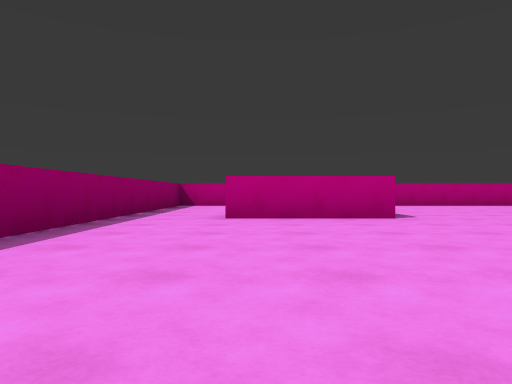
View 1 (above)

16 first-person views from a walk through a Unity game level. The camera is 0.62 m above the floor, looks level and sees 70° across. The floor is counted in squares, 2 m on a side. Each view is taken from the middle of a square. On the plan, view 1 faces up. The plan holds only what a view shows up to about 9 squares ahead; the rest is blank.

View 2
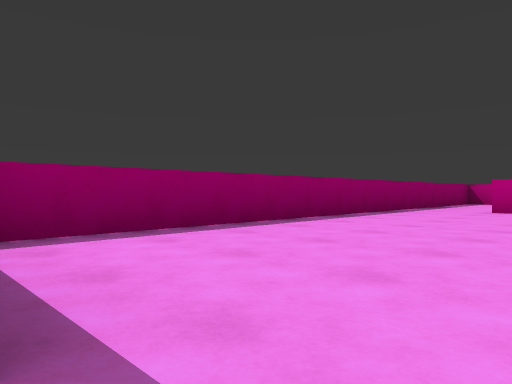

View 3
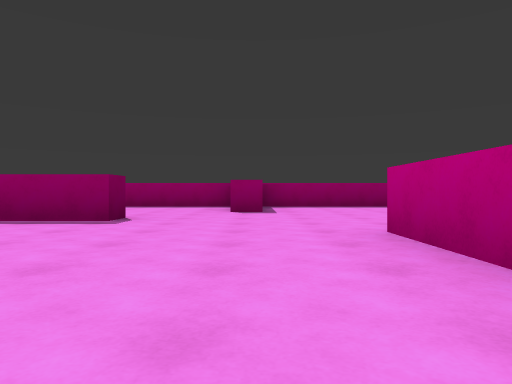

View 4
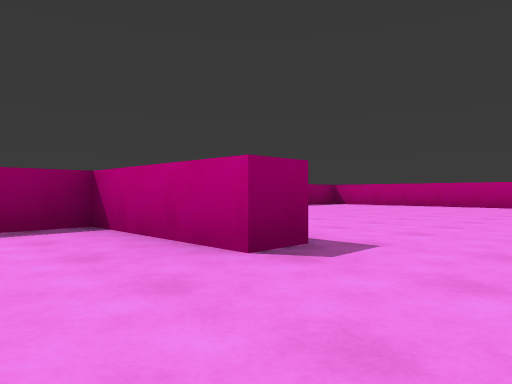

View 5
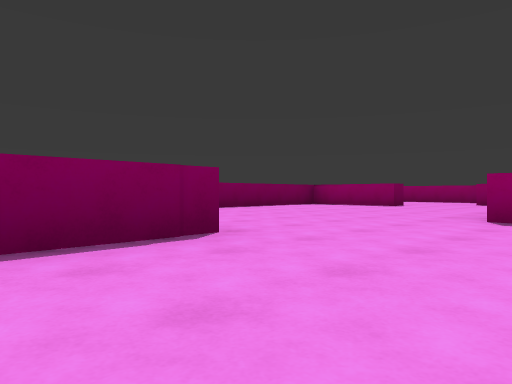

View 6
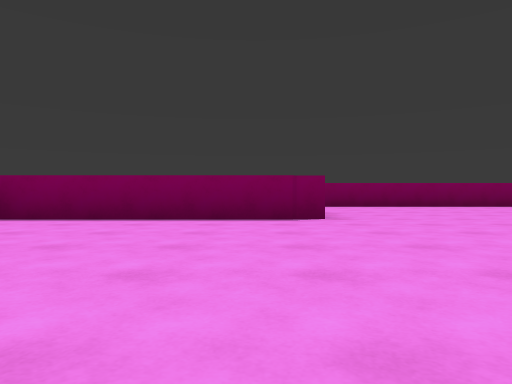

View 7
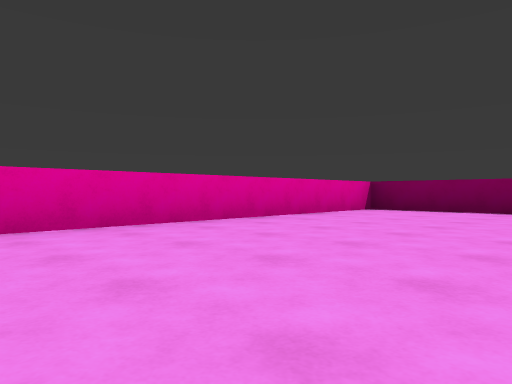

View 8
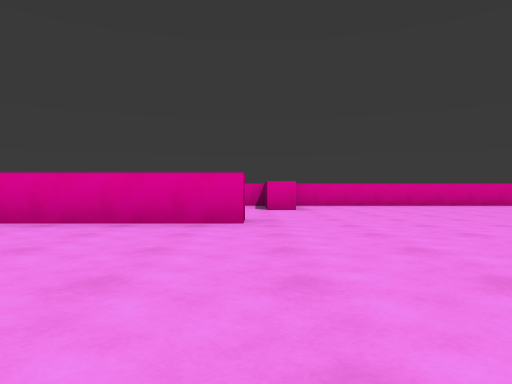

View 9
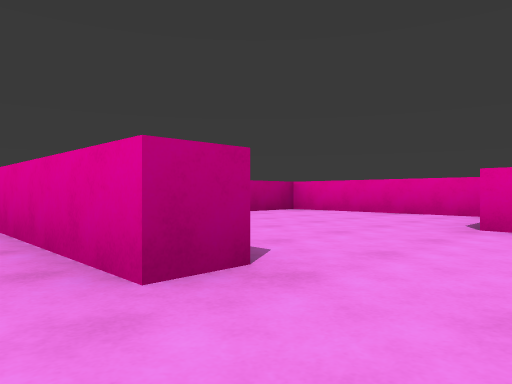

View 10
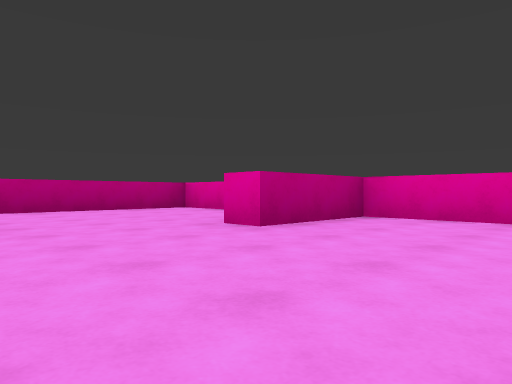

View 11
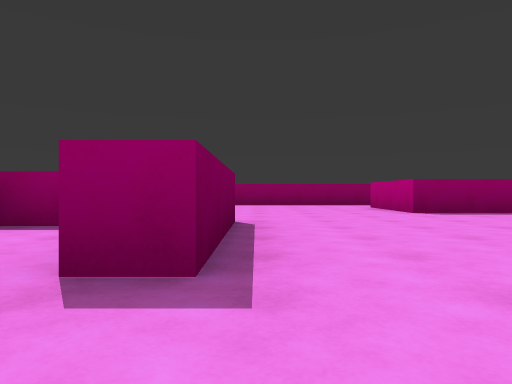

View 12
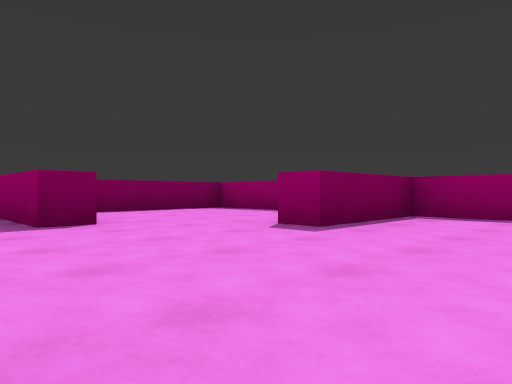

View 13
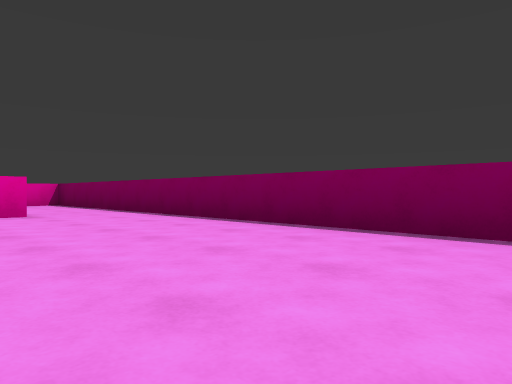

View 14
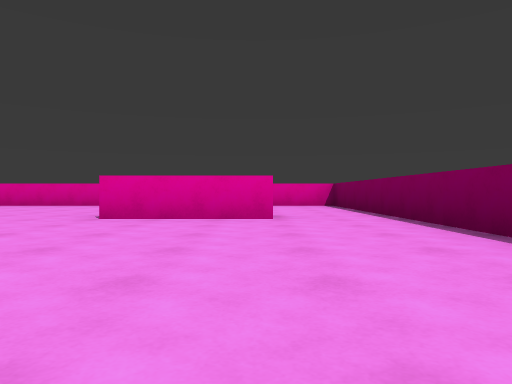

View 15
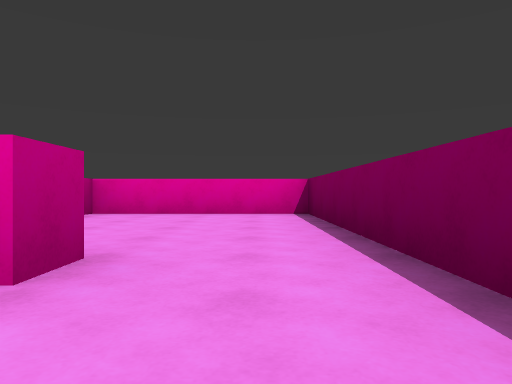

View 16
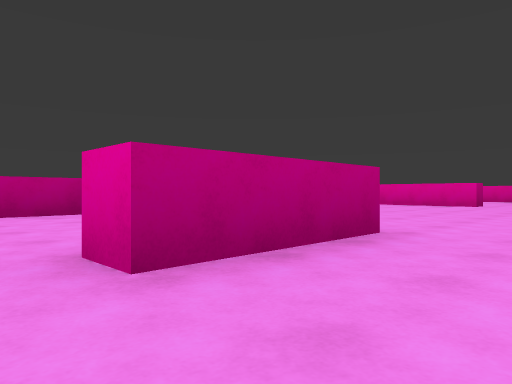

### Floor plan
Points are (right, up) in squares from view 1. A wall is a line through its corners. A room is listed if a view was taken in it or the views show most of it. See-through windows are left out.
Room 1 (views 1, 2, 12, 16)
walls: (1.5, -3.6) (2.1, -3.6); (-1.7, -2.5) (-1.7, -5.7) (0.8, -5.7); (1.6, 4.3) (-0.4, 4.3) (-0.4, 4.9); (-1.7, 5.5) (-1.7, -1.9) (0.3, -1.9) (0.3, -2.5)
ways out: opening at (3, -2.5) to room 2; opening at (3, 3.7) to room 2; opening at (-1, 5) to room 4
Room 2 (views 3, 4, 5, 6, 7, 8, 9, 10, 11, 13, 14, 15)
walls: (8.1, 5.1) (7.6, 5.1) (7.6, 7.6); (3.2, 1.8) (5.7, 1.8) (5.7, 1.3) (3.7, 1.3) (3.7, -0.4); (4.6, -1) (3.1, -1); (12.2, 4.8) (12.2, 8.2) (9, 8.2); (5.9, 8.2) (2.5, 8.2); (8.8, -4.2) (8.2, -4.2) (8.2, -2.2) (12.2, -2.2) (12.2, 4.3) (10.4, 4.3) (10.4, 4.8) (11.9, 4.8); (2.1, -3.6) (2.1, -5.1); (1.6, 7.5) (1.6, 4.3); (3, -5.7) (8.5, -5.7)
ways out: opening at (3, -2.5) to room 1; opening at (3, 3.7) to room 1; opening at (9, -5) to room 3
Room 3 (no view inside)
walls: (8.5, -5.7) (12.2, -5.7) (12.2, -2.6)
ways out: opening at (9, -5) to room 2
Room 4 (no view inside)
walls: (0.9, 8.2) (-1.7, 8.2) (-1.7, 5.5)
ways out: opening at (-1, 5) to room 1

Positions as (right, up) in squares from view 1, and headings:
1: (0, 0), facing up
2: (1, -2), facing up-left
3: (6, -2), facing left
4: (7, 0), facing up-left
5: (10, 0), facing down-left
6: (9, 2), facing down
7: (9, 4), facing down-right
8: (4, 5), facing right
9: (7, 4), facing up-right
10: (8, 2), facing up-right
11: (7, 2), facing left
12: (3, 0), facing down-left
13: (3, -3), facing down-right
14: (4, -4), facing right
15: (7, -5), facing right
16: (-1, 3), facing up-right
